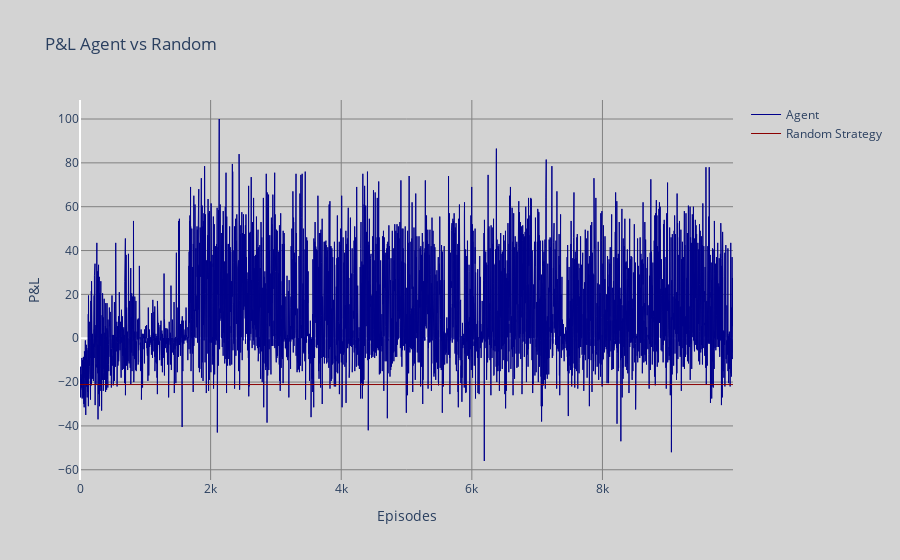
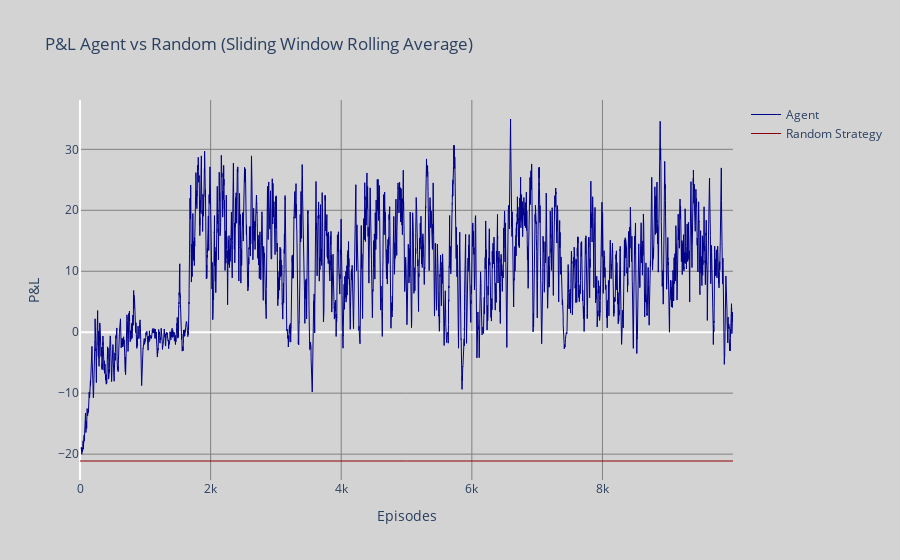
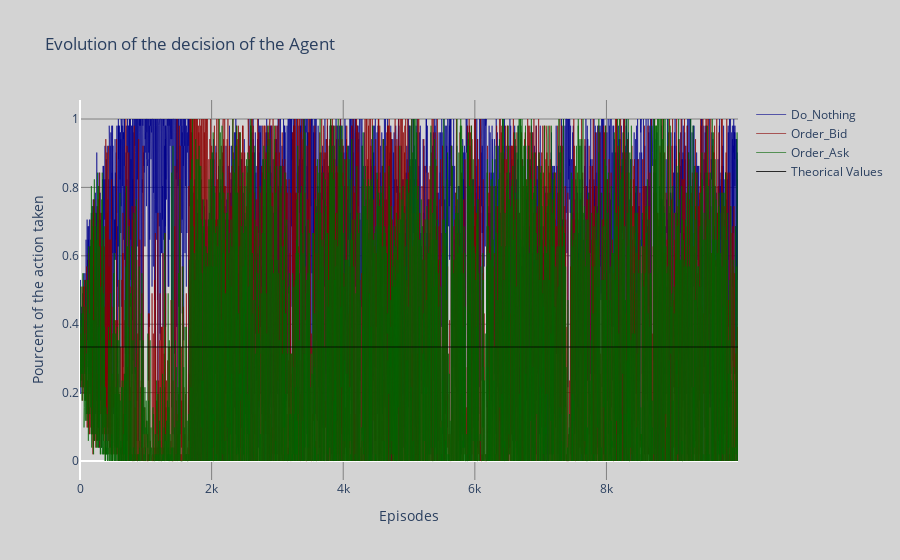
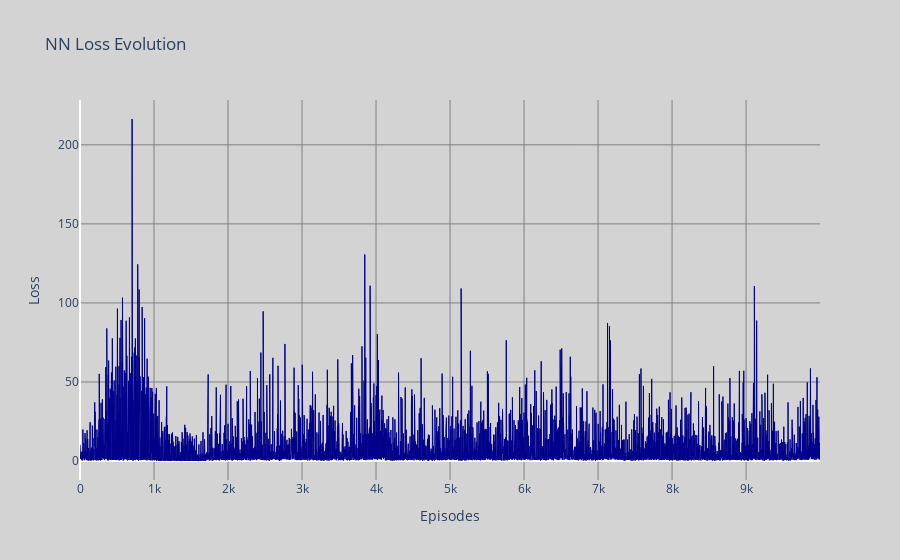

The cell these charts' notebook holds for them, in order:
### Markdown cell above
### B. Q-Deep Reincement Learning
We then train an agent on it using deep Q-reinforcement Learning to start with.

### Code cell
agent = QDL_Agent.Deep_Q_Learning_Agent()
agent.train(nb_episode = 10000, window_size = 20)

### Figure 1 — Plotly figure (JSON) as saved in the notebook; plotly's stock layout.template omitted (floating-point values rounded to 4 significant figures; data arrays with more than 128 entries replaced by an {"elided": "..."} marker saying what was removed)
{"data": [{"line": {"color": "darkblue", "width": 1}, "mode": "lines", "name": "Agent", "type": "scatter", "x": {"elided": "10000 int values"}, "y": {"elided": "10000 float values"}}, {"line": {"color": "darkred", "width": 1}, "mode": "lines", "name": "Random Strategy", "type": "scatter", "x": {"elided": "10000 int values"}, "y": {"elided": "10000 float values"}}], "layout": {"paper_bgcolor": "#D3D3D3", "plot_bgcolor": "#D3D3D3", "title": {"text": "P&L Agent vs Random"}, "xaxis": {"gridcolor": "#808080", "showgrid": true, "title": {"text": "Episodes"}}, "yaxis": {"gridcolor": "#808080", "showgrid": true, "title": {"text": "P&L"}}}}

### Figure 2 — Plotly figure (JSON) as saved in the notebook; plotly's stock layout.template omitted (floating-point values rounded to 4 significant figures; data arrays with more than 128 entries replaced by an {"elided": "..."} marker saying what was removed)
{"data": [{"line": {"color": "darkblue", "width": 1}, "mode": "lines", "name": "Agent", "type": "scatter", "x": {"elided": "9981 int values"}, "y": {"elided": "9981 float values"}}, {"line": {"color": "darkred", "width": 1}, "mode": "lines", "name": "Random Strategy", "type": "scatter", "x": {"elided": "10000 int values"}, "y": {"elided": "10000 float values"}}], "layout": {"paper_bgcolor": "#D3D3D3", "plot_bgcolor": "#D3D3D3", "title": {"text": "P&L Agent vs Random (Sliding Window Rolling Average)"}, "xaxis": {"gridcolor": "#808080", "showgrid": true, "title": {"text": "Episodes"}}, "yaxis": {"gridcolor": "#808080", "showgrid": true, "title": {"text": "P&L"}}}}

### Figure 3 — Plotly figure (JSON) as saved in the notebook; plotly's stock layout.template omitted (floating-point values rounded to 4 significant figures; data arrays with more than 128 entries replaced by an {"elided": "..."} marker saying what was removed)
{"data": [{"line": {"color": "darkblue", "width": 1}, "mode": "lines", "name": "Do_Nothing", "opacity": 0.6, "type": "scatter", "x": {"elided": "10000 int values"}, "y": {"elided": "10000 float values"}}, {"line": {"color": "darkred", "width": 1}, "mode": "lines", "name": "Order_Bid", "opacity": 0.6, "type": "scatter", "x": {"elided": "10000 int values"}, "y": {"elided": "10000 float values"}}, {"line": {"color": "darkgreen", "width": 1}, "mode": "lines", "name": "Order_Ask", "opacity": 0.6, "type": "scatter", "x": {"elided": "10000 int values"}, "y": {"elided": "10000 float values"}}, {"line": {"color": "black", "width": 1}, "mode": "lines", "name": "Theorical Values", "opacity": 0.8, "type": "scatter", "x": {"elided": "10000 int values"}, "y": {"elided": "10000 float values"}}], "layout": {"paper_bgcolor": "#D3D3D3", "plot_bgcolor": "#D3D3D3", "title": {"text": "Evolution of the decision of the Agent"}, "xaxis": {"gridcolor": "#808080", "showgrid": true, "title": {"text": "Episodes"}}, "yaxis": {"gridcolor": "#808080", "showgrid": true, "title": {"text": "Pourcent of the action taken"}}}}

### Figure 4 — Plotly figure (JSON) as saved in the notebook; plotly's stock layout.template omitted (floating-point values rounded to 4 significant figures; data arrays with more than 128 entries replaced by an {"elided": "..."} marker saying what was removed)
{"data": [{"line": {"color": "darkblue", "width": 1}, "mode": "lines", "type": "scatter", "x": {"elided": "10000 int values"}, "y": {"elided": "10000 float values"}}], "layout": {"paper_bgcolor": "#D3D3D3", "plot_bgcolor": "#D3D3D3", "title": {"text": "NN Loss Evolution"}, "xaxis": {"gridcolor": "#808080", "showgrid": true, "title": {"text": "Episodes"}}, "yaxis": {"gridcolor": "#808080", "showgrid": true, "title": {"text": "Loss"}}}}
